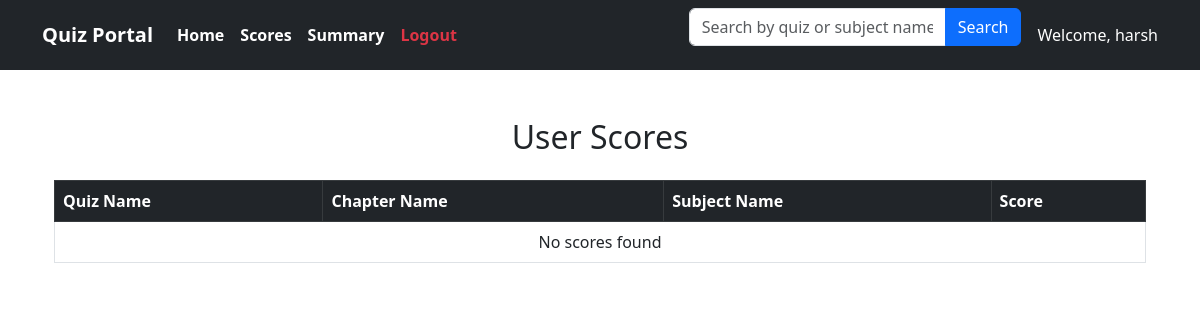
Page /user/scores (signed in) on the earlier database version.
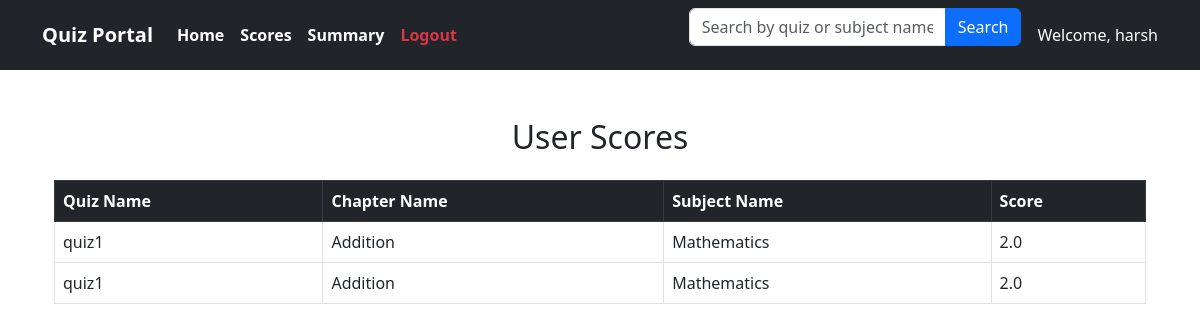
Same page on the later database version.
### backend/models.py (models this page shows)
class Score(db.Model):
    __tablename__ = 'score'
    id = db.Column(db.Integer, primary_key=True)
    user_id = db.Column(db.Integer, db.ForeignKey('users.id', ondelete='CASCADE'), nullable=False)
    quiz_id = db.Column(db.Integer, db.ForeignKey('quiz.id', ondelete='CASCADE'), nullable=False)
    score = db.Column(db.Float, nullable=False)  # Percentage or total score

class Quiz(db.Model):
    __tablename__ = 'quiz'
    id = db.Column(db.Integer, primary_key=True)
    chapter_id = db.Column(db.Integer, db.ForeignKey('chapter.id', ondelete='CASCADE'), nullable=False)
    quiz_name = db.Column(db.String, nullable=False)
    date_of_quiz = db.Column(db.DateTime, nullable=False)
    time_duration = db.Column(db.Time, nullable=False)
    questions = db.relationship('Question', backref='quiz',lazy=True, cascade='all, delete-orphan')
    scores = db.relationship('Score', backref='quiz',lazy=True, cascade='all, delete-orphan')

class Chapter(db.Model):
    __tablename__ = 'chapter'
    id = db.Column(db.Integer, primary_key=True)
    name = db.Column(db.String, nullable=False)
    description = db.Column(db.String, nullable=False)
    subject_id = db.Column(db.Integer, db.ForeignKey('subjects.id', ondelete='CASCADE'), nullable=False)
    quizzes = db.relationship('Quiz', backref='chapter',lazy=True, cascade='all, delete-orphan')

class Subject(db.Model):
    __tablename__ = 'subjects'
    id = db.Column(db.Integer, primary_key=True)
    name = db.Column(db.String(100), nullable=False)
    description = db.Column(db.String(255), nullable=True)
    chapters = db.relationship('Chapter', backref='subject', cascade="all, delete", lazy=True)

### app.py (the view)
@app.route('/user/scores', methods=['GET'])
def user_scores():
    user_id = session.get('user_id')  # Get the logged-in user's ID from session
    scores_query = db.session.query(
        Score.score,
        Quiz.quiz_name,
        Chapter.name.label('chapter'),
        Subject.name.label('subject')
    ).join(Quiz, Score.quiz_id == Quiz.id) \
     .join(Chapter, Quiz.chapter_id == Chapter.id) \
     .join(Subject, Chapter.subject_id == Subject.id) \
     .filter(Score.user_id == user_id)  # Only get scores for the current user
    scores = scores_query.all()  # Execute the query
    return render_template('user_scores.html', scores=scores)

### templates/user_scores.html (shortened to what this page needs)
{% extends "usernavbar.html" %}
{% block content %}
<div class="container mt-5">
    <h2 class="mb-4 text-center">User Scores</h2>
    <table class="table table-bordered">
        <thead class="table-dark">
            <tr>
                <th>Quiz Name</th>
                <th>Chapter Name</th>
                <th>Subject Name</th>
                <th>Score</th>
            </tr>
        </thead>
        <tbody>
            {% for score in scores %}
                <tr>
                    <td>{{ score.quiz_name }}</td>
                    <td>{{ score.chapter }}</td>
                    <td>{{ score.subject }}</td>
                    <td>{{ score.score }}</td>
                </tr>
            {% else %}
                <tr>
                    <td colspan="4" class="text-center">No scores found</td>
                </tr>
            {% endfor %}
        </tbody>
    </table>
</div>
</body>
</html>
{% endblock %}

### templates/usernavbar.html (shortened to what this page needs)
<!DOCTYPE html>
<html lang="en">
<head>
    <link rel="stylesheet" href="https://cdn.jsdelivr.net/npm/bootstrap@5.3.0/dist/css/bootstrap.min.css">
</head>
<body>
    <nav class="navbar navbar-expand-lg navbar-light bg-dark">
        <div class="container">
            <a class="navbar-brand fw-bold text-white" href="#">Quiz Portal</a>
            <div class="collapse navbar-collapse" id="navbarNav">
                <ul class="navbar-nav me-auto">
                    <li class="nav-item"><a class="nav-link fw-bold text-white" href="{{ url_for('all_quizzes')}}">Home</a></li>
                    <li class="nav-item"><a class="nav-link fw-bold text-white" href="{{ url_for('user_scores')}}">Scores</a></li>
                    <li class="nav-item"><a class="nav-link fw-bold text-white" href="{{ url_for('quizzes_charts')}}">Summary</a></li>
                    <li class="nav-item"><a class="nav-link fw-bold text-danger" href="{{ url_for('logout') }}">Logout</a></li>
                </ul>
                <form action="{{ url_for('search_quizzes') }}" method="GET" class="mb-3">
                    <div class="input-group">
                        <input type="text" name="q" class="form-control" placeholder="Search by quiz or subject name...">
                        <button class="btn btn-primary" type="submit">Search</button>
                    </div>
                </form>
                <span class="navbar-text text-white ms-3">
                     Welcome, {{ session['full_name'] }}
                </span>
            </div>
        </div>
    </nav>
    <div class="container my-5">
        {% block content %}{% endblock %}
</body>
</html>

Differences in the rows shown:
added Score: quiz_name "quiz1", chapter "Addition", subject "Mathematics", score "2.0"
added Score: quiz_name "quiz1", chapter "Addition", subject "Mathematics", score "2.0"
Other differences:
text no longer shown: "No scores found"
